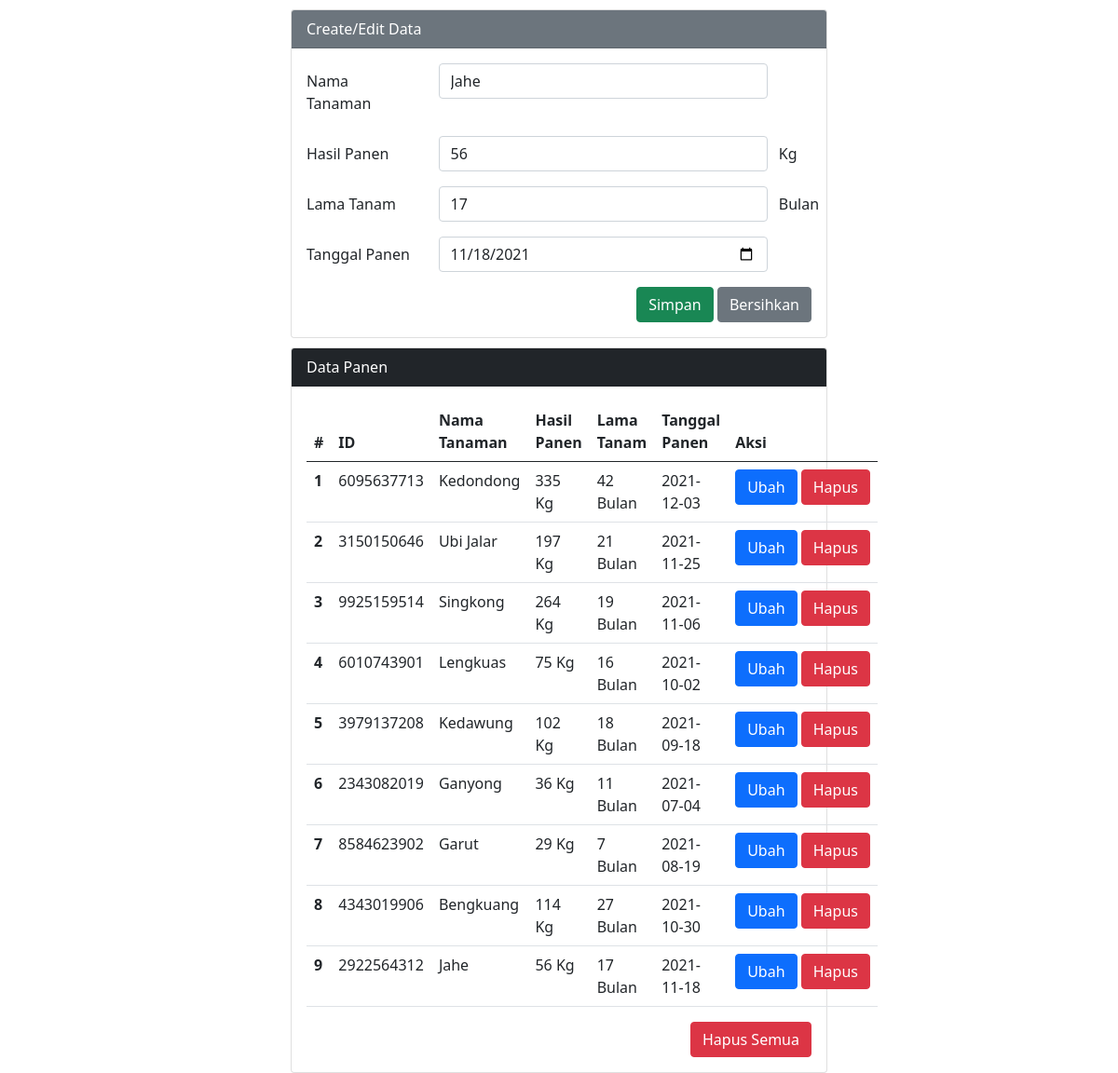
The app's page /data-panen/index.php?op=edit&id=174 with its own data.
### tables this page shows
CREATE TABLE `data_panen` (
  `id` int(100) NOT NULL,
  `id_panen` varchar(50) NOT NULL,
  `nama_tanaman` varchar(50) NOT NULL,
  `hasil_panen` varchar(50) NOT NULL,
  `lama_tanam` varchar(50) NOT NULL,
  `tanggal_panen` date NOT NULL
);

### data-panen/index.php (the view, shortened to what this page needs)
<?php
$host       = "localhost";
$user       = "root";
$pass       = "";
$db         = "latihancrud1";
$koneksi    = mysqli_connect($host, $user, $pass, $db);
$nama_tanaman    = "";
$hasil_panen     = "";
$lama_tanam      = "";
$tanggal_panen   = "";
if (isset($_GET['op'])) {
    $op = $_GET['op'];
} else {
    $op = "";
}
if ($op == 'edit') {
    $id         = $_GET['id'];
    $sql1       = "select * from data_panen where id = '$id'";
    $q1         = mysqli_query($koneksi, $sql1);
    $r1         = mysqli_fetch_array($q1);
    $nama_tanaman   = $r1['nama_tanaman'];
    $hasil_panen    = $r1['hasil_panen'];
    $lama_tanam     = $r1['lama_tanam'];
    $tanggal_panen  = $r1['tanggal_panen'];
}
?>
<!DOCTYPE html>
<html lang="en">
<head>
    <link href="https://cdn.jsdelivr.net/npm/bootstrap@5.0.0-beta2/dist/css/bootstrap.min.css" rel="stylesheet">
</head>
<body>
    <div class="container-sm" style="max-width: 50%;">
        <div class="card">
            <div class="card-header text-white bg-secondary">
                Create/Edit Data
            </div>
            <div class="card-body">
                <form action="" method="POST">
                    <div class="mb-3 row">
                        <label for="nama_tanaman" class="col-sm-3 col-form-label">Nama Tanaman</label>
                        <div class="col-sm-8">
                            <input type="text" class="form-control" id="nama_tanaman" name="nama_tanaman" value="<?php echo $nama_tanaman ?>">
                        </div>
                    </div>
                    <div class="mb-3 row d-flex align-items-center">
                        <label for="hasil_panen" class="col-sm-3 col-form-label">Hasil Panen</label>
                        <div class="col-sm-8">
                            <input type="number" min="1" max="99999" class="form-control" id="hasil_panen" name="hasil_panen" value="<?php echo $hasil_panen ?>">
                        </div>
                        Kg
                    </div>
                    <div class="mb-3 row d-flex align-items-center">
                        <label for="lama_tanam" class="col-sm-3 col-form-label">Lama Tanam</label>
                        <div class="col-sm-8">
                            <input type="number" min="1" max="99999" class="form-control" id="lama_tanam" name="lama_tanam" value="<?php echo $lama_tanam ?>">
                        </div>
                        Bulan
                    </div>
                    <div class="mb-3 row">
                        <label for="tanggal_panen" class="col-sm-3 col-form-label">Tanggal Panen</label>
                        <div class="col-sm-8">
                            <input type="date" class="form-control" id="tanggal_panen" name="tanggal_panen" value="<?php echo $tanggal_panen ?>">
                        </div>
                    </div>
                    <div class="col-12 d-flex justify-content-end">
                        <input type="submit" name="simpan" value="Simpan" class="btn btn-success" />
                        <input type="reset" value="Bersihkan" class="btn btn-secondary">
                    </div>
                </form>
            </div>
        </div>
        <div class="card">
            <div class="card-header text-white bg-dark">
                Data Panen
            </div>
            <div class="card-body">
                <table class="table">
                    <thead>
                        <tr>
                            <th scope="col">#</th>
                            <th scope="col">ID</th>
                            <th scope="col">Nama Tanaman</th>
                            <th scope="col">Hasil Panen</th>
                            <th scope="col">Lama Tanam</th>
                            <th scope="col">Tanggal Panen</th>
                            <th scope="col">Aksi</th>
                        </tr>
                    </thead>
                    <tbody>
                        <?php
                        $sql2   = "select * from data_panen order by id desc";
                        $q2     = mysqli_query($koneksi, $sql2);
                        $urut   = 1;
                        while ($r2 = mysqli_fetch_array($q2)) {
                            $id            = $r2['id'];
                            $id_panen      = $r2['id_panen'];
                            $nama_tanaman  = $r2['nama_tanaman'];
                            $hasil_panen   = $r2['hasil_panen'];
                            $lama_tanam    = $r2['lama_tanam'];
                            $tanggal_panen = $r2['tanggal_panen'];
                        ?>
                            <tr>
                                <th scope="row"><?php echo $urut++ ?></th>
                                <td scope="row"><?php echo $id_panen ?></td>
                                <td scope="row"><?php echo $nama_tanaman ?></td>
                                <td scope="row"><?php echo $hasil_panen . " Kg" ?></td>
                                <td scope="row"><?php echo $lama_tanam . " Bulan" ?></td>
                                <td scope="row"><?php echo $tanggal_panen ?></td>
                                <td scope="row">
                                    <div class="div d-flex justify-content-end">
                                        <a href="index.php?op=edit&id=<?php echo $id ?>"><button type="button" class="btn btn-primary mb-1 ml-1">Ubah</button></a>
                                        <a href="index.php?op=delete&id=<?php echo $id ?>" onclick="return confirm('Yakin mau delete data?')"><button type="button" class="btn btn-danger mb-1">Hapus</button></a>
                                    </div>
                                </td>
                            </tr>
                        <?php
                        }
                        ?>
                    </tbody>
                </table>
                <?php
                if ($urut > 1) {
                ?>
                    <div class="div d-flex justify-content-end" scope="row">
                        <a href="index.php?op=deleteall" onclick="return confirm('Yakin mau delete semua data?')"><button type="button" class="btn btn-danger">Hapus Semua</button></a>
                    </div>
                <?php
                }
                ?>
            </div>
        </div>
    </div>
</body>
</html>

### data-panen/index.php (style rules this page uses)
.card { margin-top: 10px; }

### records on screen
data_panen: nama_tanaman "Jahe", hasil_panen "56", lama_tanam "17", tanggal_panen "11/18/2021", id_panen "2922564312", tanggal_panen "2021-11-18"
data_panen: id_panen "6095637713", nama_tanaman "Kedondong", hasil_panen "335", lama_tanam "42", tanggal_panen "2021-12-03"
data_panen: id_panen "3150150646", nama_tanaman "Ubi Jalar", hasil_panen "197", lama_tanam "21", tanggal_panen "2021-11-25"
data_panen: id_panen "9925159514", nama_tanaman "Singkong", hasil_panen "264", lama_tanam "19", tanggal_panen "2021-11-06"
data_panen: id_panen "6010743901", nama_tanaman "Lengkuas", hasil_panen "75", lama_tanam "16", tanggal_panen "2021-10-02"
data_panen: id_panen "3979137208", nama_tanaman "Kedawung", hasil_panen "102", lama_tanam "18", tanggal_panen "2021-09-18"
data_panen: id_panen "2343082019", nama_tanaman "Ganyong", hasil_panen "36", lama_tanam "11", tanggal_panen "2021-07-04"
data_panen: id_panen "8584623902", nama_tanaman "Garut", hasil_panen "29", lama_tanam "7", tanggal_panen "2021-08-19"
data_panen: id_panen "4343019906", nama_tanaman "Bengkuang", hasil_panen "114", lama_tanam "27", tanggal_panen "2021-10-30"
